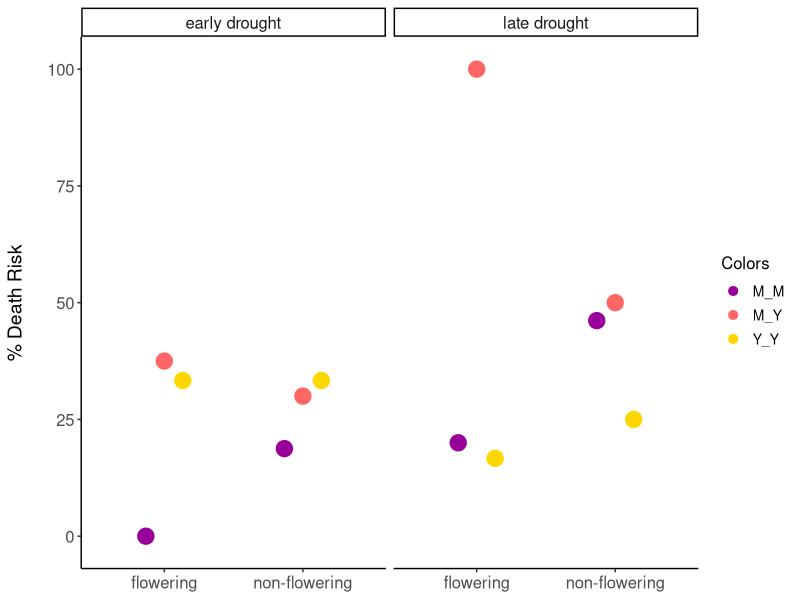
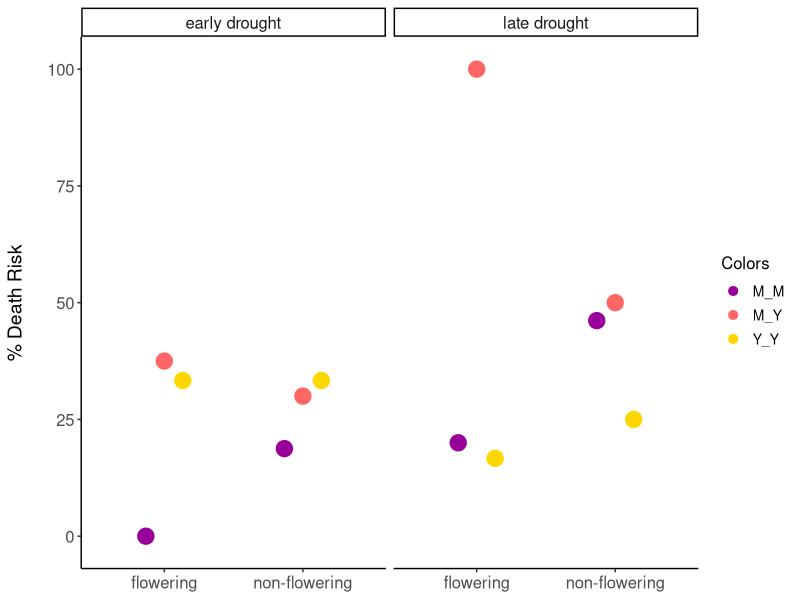

Here is the R script that generated these plots, in order:
## ---- chunk 1
library(ggplot2)
library(ggpubr)
library(reshape2)
library(tidyverse)

## ---- chunk 2

Dataset <- read.csv("../dataset.csv")


Dataset <- Dataset %>% 
  filter(w_b == "b",
         trt != "control") 

head(Dataset)

## ---- chunk 3
my.theme<-theme(axis.text=element_text(size=12),
        axis.title = element_text(size = 14),
        legend.text=element_text(size=10),
        legend.title = element_text(size=12),
        plot.title = element_text(face="bold",size=14,margin=margin(0,0,20,0),hjust = 0.5),
        axis.title.y = element_text(margin = margin(t = 0, r = 15, b = 0, l = 0)),
        axis.title.x = element_text(margin = margin(t = 15, r = 0, b = 0, l = 0)))

## ---- chunk 4

df_risk_death <- Dataset %>%
    group_by(trt, colors) %>%
    summarise(
      died_flowering = sum(survived == 0 & flowering == 1),
      survived_flowering = sum(survived == 1 & flowering == 1),
      died_non_flowering = sum(survived == 0 & flowering == 0),
      survived_non_flowering = sum(survived == 1 & flowering == 0)
    ) %>% 
  mutate(
    death_risk_flowering = died_flowering / (died_flowering + survived_flowering)*100,
    death_risk_non_flowering = died_non_flowering / (died_non_flowering + survived_non_flowering) * 100
  )

df_risk_death


## ---- chunk 5

df_risk_death <- df_risk_death %>% 
  rowwise() %>%
  mutate(statistic = prop.test(x = c(died_flowering, died_non_flowering),
                               n = c((died_flowering+survived_flowering), (died_non_flowering + survived_non_flowering)))$statistic,
         
         estimate = paste(round(prop.test(x = c(died_flowering, died_non_flowering),
                               n = c((died_flowering+survived_flowering), (died_non_flowering + survived_non_flowering)))$estimate, digits = 2), collapse = " , "),
         
         pvalue = prop.test(x = c(died_flowering, died_non_flowering),
                               n = c((died_flowering+survived_flowering), (died_non_flowering + survived_non_flowering)))$p.value)


df_risk_death

#write.csv(df_risk_death, "../tables/df_risk_death.csv")

## ---- chunk 6


death_risk_long <- df_risk_death %>%
  select(trt, colors, death_risk_flowering, death_risk_non_flowering) %>%
  pivot_longer(cols = c(death_risk_flowering, death_risk_non_flowering),
               names_to = "flowering",
               values_to = "death_risk") %>%
  mutate(flowering = if_else(flowering == "death_risk_flowering", "flowering", "non-flowering"))


# Plot using ggdotchart with facet_wrap
ggplot(death_risk_long, aes(x = flowering, y = death_risk, fill = colors, color = colors)) +
  geom_dotplot(binaxis = "y", stackdir = "center", position = position_dodge(width = 0.4), binwidth = 3.5) +
  facet_wrap(~ trt, scales = "free_x", nrow = 1) +
  scale_fill_manual(values = c("M_Y" = "#FF6666", "M_M" = "#990099", "Y_Y" = "gold")) +
  scale_color_manual(values = c("M_Y" = "#FF6666", "M_M" = "#990099", "Y_Y" = "gold")) +
  labs(x = NULL, y = "% Death Risk", fill = "Colors", color = "Colors") +  # Remove x-axis label and update color legends
  theme_classic() +
  theme(strip.text = element_text(size = 12))+
  my.theme

ggsave("../figures/death_risk.png", height = 4, width = 6)


## ---- chunk 7
# Filter the dataframe for hybrids (M_Y) under late drought
df_subset <- df_risk_death %>%
  filter(trt == "late drought", colors == "M_Y")

# Extract the death risks
risk_flowering <- df_subset$death_risk_flowering
risk_non_flowering <- df_subset$death_risk_non_flowering

# Compute the risk ratio
risk_ratio <- risk_flowering / risk_non_flowering
risk_ratio

